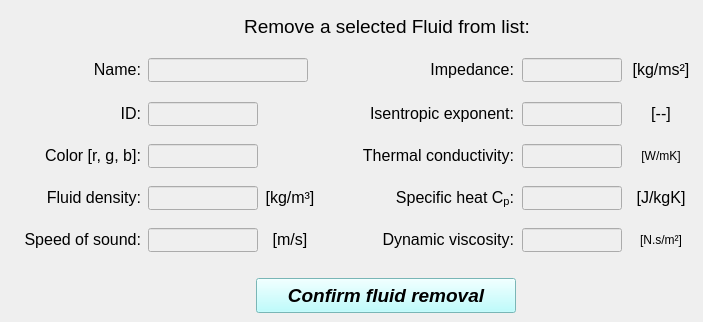
    <widget class="QWidget" name="tab_remove_fluid">
     <attribute name="title">
      <string>Delete</string>
     </attribute>
     <widget class="QLabel" name="Edit_mat_label_2">
      <property name="geometry">
       <rect>
        <x>202</x>
        <y>12</y>
        <width>370</width>
        <height>30</height>
       </rect>
      </property>
      <property name="minimumSize">
       <size>
        <width>370</width>
        <height>30</height>
       </size>
      </property>
      <property name="maximumSize">
       <size>
        <width>370</width>
        <height>30</height>
       </size>
      </property>
      <property name="font">
       <font>
        <pointsize>11</pointsize>
       </font>
      </property>
      <property name="text">
       <string>&lt;html&gt;&lt;head/&gt;&lt;body&gt;&lt;p align=&quot;center&quot;&gt;&lt;span style=&quot; font-size:14pt; font-style:normal;&quot;&gt;Remove a selected Fluid from list:&lt;/span&gt;&lt;/p&gt;&lt;/body&gt;&lt;/html&gt;</string>
      </property>
      <property name="textFormat">
       <enum>Qt::AutoText</enum>
      </property>
      <property name="alignment">
       <set>Qt::AlignCenter</set>
      </property>
     </widget>
     <widget class="QPushButton" name="pushButton_confirm_fluid_removal">
      <property name="enabled">
       <bool>true</bool>
      </property>
      <property name="geometry">
       <rect>
        <x>256</x>
        <y>278</y>
        <width>260</width>
        <height>35</height>
       </rect>
      </property>
      <property name="minimumSize">
       <size>
        <width>260</width>
        <height>35</height>
       </size>
      </property>
      <property name="maximumSize">
       <size>
        <width>260</width>
        <height>35</height>
       </size>
      </property>
      <property name="font">
       <font>
        <family>Arial</family>
        <pointsize>14</pointsize>
        <weight>75</weight>
        <italic>true</italic>
        <bold>true</bold>
        <stylestrategy>PreferDefault</stylestrategy>
       </font>
      </property>
      <property name="cursor">
       <cursorShape>ArrowCursor</cursorShape>
      </property>
      <property name="layoutDirection">
       <enum>Qt::LeftToRight</enum>
      </property>
      <property name="autoFillBackground">
       <bool>false</bool>
      </property>
      <property name="styleSheet">
       <string notr="true">background-color: rgb(170, 255, 255);</string>
      </property>
      <property name="text">
       <string>Confirm fluid removal</string>
      </property>
      <property name="shortcut">
       <string>Shift+A</string>
      </property>
      <property name="checkable">
       <bool>false</bool>
      </property>
      <property name="autoDefault">
       <bool>true</bool>
      </property>
      <property name="default">
       <bool>false</bool>
      </property>
      <property name="flat">
       <bool>false</bool>
      </property>
     </widget>
     <widget class="QLineEdit" name="lineEdit_fluid_density_remove">
      <property name="enabled">
       <bool>false</bool>
      </property>
      <property name="geometry">
       <rect>
        <x>148</x>
        <y>186</y>
        <width>110</width>
        <height>24</height>
       </rect>
      </property>
      <property name="minimumSize">
       <size>
        <width>110</width>
        <height>24</height>
       </size>
      </property>
      <property name="maximumSize">
       <size>
        <width>110</width>
        <height>24</height>
       </size>
      </property>
      <property name="font">
       <font>
        <family>Arial</family>
        <pointsize>11</pointsize>
        <weight>75</weight>
        <italic>false</italic>
        <bold>true</bold>
       </font>
      </property>
      <property name="alignment">
       <set>Qt::AlignCenter</set>
      </property>
     </widget>
     <widget class="QLineEdit" name="lineEdit_impedance_remove">
      <property name="enabled">
       <bool>false</bool>
      </property>
      <property name="geometry">
       <rect>
        <x>522</x>
        <y>58</y>
        <width>100</width>
        <height>24</height>
       </rect>
      </property>
      <property name="minimumSize">
       <size>
        <width>100</width>
        <height>24</height>
       </size>
      </property>
      <property name="maximumSize">
       <size>
        <width>100</width>
        <height>24</height>
       </size>
      </property>
      <property name="font">
       <font>
        <family>Arial</family>
        <pointsize>11</pointsize>
        <weight>75</weight>
        <italic>false</italic>
        <bold>true</bold>
       </font>
      </property>
      <property name="alignment">
       <set>Qt::AlignCenter</set>
      </property>
     </widget>
     <widget class="QLabel" name="coefficient_mK_11">
      <property name="geometry">
       <rect>
        <x>628</x>
        <y>228</y>
        <width>66</width>
        <height>24</height>
       </rect>
      </property>
      <property name="minimumSize">
       <size>
        <width>66</width>
        <height>24</height>
       </size>
      </property>
      <property name="maximumSize">
       <size>
        <width>66</width>
        <height>24</height>
       </size>
      </property>
      <property name="text">
       <string>&lt;html&gt;&lt;head/&gt;&lt;body&gt;&lt;p align=&quot;center&quot;&gt;&lt;span style=&quot; font-style:normal;&quot;&gt;[N.s/m²]&lt;/span&gt;&lt;/p&gt;&lt;/body&gt;&lt;/html&gt;</string>
      </property>
     </widget>
     <widget class="QLabel" name="Name_label_3">
      <property name="geometry">
       <rect>
        <x>6</x>
        <y>58</y>
        <width>135</width>
        <height>24</height>
       </rect>
      </property>
      <property name="minimumSize">
       <size>
        <width>135</width>
        <height>24</height>
       </size>
      </property>
      <property name="maximumSize">
       <size>
        <width>135</width>
        <height>24</height>
       </size>
      </property>
      <property name="text">
       <string>&lt;html&gt;&lt;head/&gt;&lt;body&gt;&lt;p align=&quot;right&quot;&gt;&lt;span style=&quot; font-size:12pt; font-style:normal;&quot;&gt;Name:&lt;/span&gt;&lt;/p&gt;&lt;/body&gt;&lt;/html&gt;</string>
      </property>
      <property name="alignment">
       <set>Qt::AlignCenter</set>
      </property>
     </widget>
     <widget class="QLabel" name="density_label_19">
      <property name="geometry">
       <rect>
        <x>260</x>
        <y>186</y>
        <width>60</width>
        <height>24</height>
       </rect>
      </property>
      <property name="minimumSize">
       <size>
        <width>60</width>
        <height>24</height>
       </size>
      </property>
      <property name="maximumSize">
       <size>
        <width>60</width>
        <height>24</height>
       </size>
      </property>
      <property name="text">
       <string>&lt;html&gt;&lt;head/&gt;&lt;body&gt;&lt;p&gt;&lt;span style=&quot; font-size:12pt; font-style:normal;&quot;&gt;[kg/m³]&lt;/span&gt;&lt;/p&gt;&lt;/body&gt;&lt;/html&gt;</string>
      </property>
      <property name="alignment">
       <set>Qt::AlignCenter</set>
      </property>
     </widget>
     <widget class="QLabel" name="density_label_20">
      <property name="geometry">
       <rect>
        <x>260</x>
        <y>228</y>
        <width>60</width>
        <height>24</height>
       </rect>
      </property>
      <property name="minimumSize">
       <size>
        <width>60</width>
        <height>24</height>
       </size>
      </property>
      <property name="maximumSize">
       <size>
        <width>60</width>
        <height>24</height>
       </size>
      </property>
      <property name="text">
       <string>&lt;html&gt;&lt;head/&gt;&lt;body&gt;&lt;p&gt;&lt;span style=&quot; font-size:12pt; font-style:normal;&quot;&gt;[m/s]&lt;/span&gt;&lt;/p&gt;&lt;/body&gt;&lt;/html&gt;</string>
      </property>
      <property name="alignment">
       <set>Qt::AlignCenter</set>
      </property>
     </widget>
     <widget class="QLineEdit" name="lineEdit_color_remove">
      <property name="enabled">
       <bool>false</bool>
      </property>
      <property name="geometry">
       <rect>
        <x>148</x>
        <y>144</y>
        <width>110</width>
        <height>24</height>
       </rect>
      </property>
      <property name="minimumSize">
       <size>
        <width>110</width>
        <height>24</height>
       </size>
      </property>
      <property name="maximumSize">
       <size>
        <width>110</width>
        <height>24</height>
       </size>
      </property>
      <property name="font">
       <font>
        <family>Arial</family>
        <pointsize>11</pointsize>
        <weight>75</weight>
        <italic>false</italic>
        <bold>true</bold>
       </font>
      </property>
      <property name="alignment">
       <set>Qt::AlignCenter</set>
      </property>
     </widget>
     <widget class="QLabel" name="coefficient_mK_12">
      <property name="geometry">
       <rect>
        <x>628</x>
        <y>102</y>
        <width>66</width>
        <height>24</height>
       </rect>
      </property>
      <property name="minimumSize">
       <size>
        <width>66</width>
        <height>24</height>
       </size>
      </property>
      <property name="maximumSize">
       <size>
        <width>66</width>
        <height>24</height>
       </size>
      </property>
      <property name="text">
       <string>&lt;html&gt;&lt;head/&gt;&lt;body&gt;&lt;p align=&quot;center&quot;&gt;&lt;span style=&quot; font-size:12pt; font-style:normal;&quot;&gt;[--]&lt;/span&gt;&lt;/p&gt;&lt;/body&gt;&lt;/html&gt;</string>
      </property>
     </widget>
     <widget class="QLabel" name="YoungMod_label_3">
      <property name="geometry">
       <rect>
        <x>6</x>
        <y>228</y>
        <width>135</width>
        <height>24</height>
       </rect>
      </property>
      <property name="minimumSize">
       <size>
        <width>135</width>
        <height>24</height>
       </size>
      </property>
      <property name="maximumSize">
       <size>
        <width>135</width>
        <height>24</height>
       </size>
      </property>
      <property name="font">
       <font>
        <italic>false</italic>
       </font>
      </property>
      <property name="text">
       <string>&lt;html&gt;&lt;head/&gt;&lt;body&gt;&lt;p align=&quot;right&quot;&gt;&lt;span style=&quot; font-size:12pt;&quot;&gt;Speed of sound:&lt;/span&gt;&lt;/p&gt;&lt;/body&gt;&lt;/html&gt;</string>
      </property>
      <property name="alignment">
       <set>Qt::AlignCenter</set>
      </property>
     </widget>
     <widget class="QLabel" name="coefficient_mK_3">
      <property name="geometry">
       <rect>
        <x>354</x>
        <y>228</y>
        <width>160</width>
        <height>24</height>
       </rect>
      </property>
      <property name="minimumSize">
       <size>
        <width>160</width>
        <height>24</height>
       </size>
      </property>
      <property name="maximumSize">
       <size>
        <width>160</width>
        <height>24</height>
       </size>
      </property>
      <property name="text">
       <string>&lt;html&gt;&lt;head/&gt;&lt;body&gt;&lt;p align=&quot;right&quot;&gt;&lt;span style=&quot; font-size:12pt; font-style:normal;&quot;&gt;Dynamic viscosity:&lt;/span&gt;&lt;/p&gt;&lt;/body&gt;&lt;/html&gt;</string>
      </property>
     </widget>
     <widget class="QLabel" name="ID_label_3">
      <property name="geometry">
       <rect>
        <x>6</x>
        <y>102</y>
        <width>135</width>
        <height>24</height>
       </rect>
      </property>
      <property name="minimumSize">
       <size>
        <width>135</width>
        <height>24</height>
       </size>
      </property>
      <property name="maximumSize">
       <size>
        <width>135</width>
        <height>24</height>
       </size>
      </property>
      <property name="text">
       <string>&lt;html&gt;&lt;head/&gt;&lt;body&gt;&lt;p align=&quot;right&quot;&gt;&lt;span style=&quot; font-size:12pt; font-style:normal;&quot;&gt;ID:&lt;/span&gt;&lt;/p&gt;&lt;/body&gt;&lt;/html&gt;</string>
      </property>
      <property name="alignment">
       <set>Qt::AlignCenter</set>
      </property>
     </widget>
     <widget class="QLineEdit" name="lineEdit_name_remove">
      <property name="enabled">
       <bool>false</bool>
      </property>
      <property name="geometry">
       <rect>
        <x>148</x>
        <y>58</y>
        <width>160</width>
        <height>24</height>
       </rect>
      </property>
      <property name="minimumSize">
       <size>
        <width>160</width>
        <height>24</height>
       </size>
      </property>
      <property name="maximumSize">
       <size>
        <width>160</width>
        <height>24</height>
       </size>
      </property>
      <property name="font">
       <font>
        <family>Arial</family>
        <pointsize>11</pointsize>
        <weight>75</weight>
        <italic>false</italic>
        <bold>true</bold>
       </font>
      </property>
      <property name="alignment">
       <set>Qt::AlignCenter</set>
      </property>
     </widget>
     <widget class="QLineEdit" name="lineEdit_specific_heat_Cp_remove">
      <property name="enabled">
       <bool>false</bool>
      </property>
      <property name="geometry">
       <rect>
        <x>522</x>
        <y>186</y>
        <width>100</width>
        <height>24</height>
       </rect>
      </property>
      <property name="minimumSize">
       <size>
        <width>100</width>
        <height>24</height>
       </size>
      </property>
      <property name="maximumSize">
       <size>
        <width>100</width>
        <height>24</height>
       </size>
      </property>
      <property name="font">
       <font>
        <family>Arial</family>
        <pointsize>11</pointsize>
        <weight>75</weight>
        <italic>false</italic>
        <bold>true</bold>
       </font>
      </property>
      <property name="alignment">
       <set>Qt::AlignCenter</set>
      </property>
     </widget>
     <widget class="QLabel" name="poisson_label_13">
      <property name="geometry">
       <rect>
        <x>344</x>
        <y>144</y>
        <width>170</width>
        <height>24</height>
       </rect>
      </property>
      <property name="minimumSize">
       <size>
        <width>170</width>
        <height>24</height>
       </size>
      </property>
      <property name="maximumSize">
       <size>
        <width>170</width>
        <height>24</height>
       </size>
      </property>
      <property name="text">
       <string>&lt;html&gt;&lt;head/&gt;&lt;body&gt;&lt;p align=&quot;right&quot;&gt;&lt;span style=&quot; font-size:12pt; font-style:normal;&quot;&gt;Thermal conductivity:&lt;/span&gt;&lt;/p&gt;&lt;/body&gt;&lt;/html&gt;</string>
      </property>
     </widget>
     <widget class="QLabel" name="YoungMod_label_10">
      <property name="geometry">
       <rect>
        <x>344</x>
        <y>102</y>
        <width>170</width>
        <height>24</height>
       </rect>
      </property>
      <property name="minimumSize">
       <size>
        <width>170</width>
        <height>24</height>
       </size>
      </property>
      <property name="maximumSize">
       <size>
        <width>170</width>
        <height>24</height>
       </size>
      </property>
      <property name="font">
       <font>
        <italic>false</italic>
       </font>
      </property>
      <property name="text">
       <string>&lt;html&gt;&lt;head/&gt;&lt;body&gt;&lt;p align=&quot;right&quot;&gt;&lt;span style=&quot; font-size:12pt;&quot;&gt;Isentropic exponent:&lt;/span&gt;&lt;/p&gt;&lt;/body&gt;&lt;/html&gt;</string>
      </property>
     </widget>
     <widget class="QLabel" name="density_label_3">
      <property name="geometry">
       <rect>
        <x>6</x>
        <y>186</y>
        <width>135</width>
        <height>24</height>
       </rect>
      </property>
      <property name="minimumSize">
       <size>
        <width>135</width>
        <height>24</height>
       </size>
      </property>
      <property name="maximumSize">
       <size>
        <width>135</width>
        <height>24</height>
       </size>
      </property>
      <property name="text">
       <string>&lt;html&gt;&lt;head/&gt;&lt;body&gt;&lt;p align=&quot;right&quot;&gt;&lt;span style=&quot; font-size:12pt; font-style:normal;&quot;&gt;Fluid density:&lt;/span&gt;&lt;/p&gt;&lt;/body&gt;&lt;/html&gt;</string>
      </property>
      <property name="alignment">
       <set>Qt::AlignCenter</set>
      </property>
     </widget>
     <widget class="QLabel" name="density_label_10">
      <property name="geometry">
       <rect>
        <x>628</x>
        <y>186</y>
        <width>66</width>
        <height>24</height>
       </rect>
      </property>
      <property name="minimumSize">
       <size>
        <width>66</width>
        <height>24</height>
       </size>
      </property>
      <property name="maximumSize">
       <size>
        <width>66</width>
        <height>24</height>
       </size>
      </property>
      <property name="text">
       <string>&lt;html&gt;&lt;head/&gt;&lt;body&gt;&lt;p align=&quot;center&quot;&gt;&lt;span style=&quot; font-size:12pt; font-style:normal;&quot;&gt;[J/kgK]&lt;/span&gt;&lt;/p&gt;&lt;/body&gt;&lt;/html&gt;</string>
      </property>
     </widget>
     <widget class="QLineEdit" name="lineEdit_dynamic_viscosity_remove">
      <property name="enabled">
       <bool>false</bool>
      </property>
      <property name="geometry">
       <rect>
        <x>522</x>
        <y>228</y>
        <width>100</width>
        <height>24</height>
       </rect>
      </property>
      <property name="minimumSize">
       <size>
        <width>100</width>
        <height>24</height>
       </size>
      </property>
      <property name="maximumSize">
       <size>
        <width>100</width>
        <height>24</height>
       </size>
      </property>
      <property name="font">
       <font>
        <family>Arial</family>
        <pointsize>11</pointsize>
        <weight>75</weight>
        <italic>false</italic>
        <bold>true</bold>
       </font>
      </property>
      <property name="alignment">
       <set>Qt::AlignCenter</set>
      </property>
     </widget>
     <widget class="QLineEdit" name="lineEdit_thermal_conductivity_remove">
      <property name="enabled">
       <bool>false</bool>
      </property>
      <property name="geometry">
       <rect>
        <x>522</x>
        <y>144</y>
        <width>100</width>
        <height>24</height>
       </rect>
      </property>
      <property name="minimumSize">
       <size>
        <width>100</width>
        <height>24</height>
       </size>
      </property>
      <property name="maximumSize">
       <size>
        <width>100</width>
        <height>24</height>
       </size>
      </property>
      <property name="font">
       <font>
        <family>Arial</family>
        <pointsize>11</pointsize>
        <weight>75</weight>
        <italic>false</italic>
        <bold>true</bold>
       </font>
      </property>
      <property name="alignment">
       <set>Qt::AlignCenter</set>
      </property>
     </widget>
     <widget class="QLabel" name="poisson_label_9">
      <property name="geometry">
       <rect>
        <x>384</x>
        <y>58</y>
        <width>130</width>
        <height>24</height>
       </rect>
      </property>
      <property name="minimumSize">
       <size>
        <width>130</width>
        <height>24</height>
       </size>
      </property>
      <property name="maximumSize">
       <size>
        <width>130</width>
        <height>24</height>
       </size>
      </property>
      <property name="text">
       <string>&lt;html&gt;&lt;head/&gt;&lt;body&gt;&lt;p align=&quot;right&quot;&gt;&lt;span style=&quot; font-size:12pt; font-style:normal;&quot;&gt;Impedance:&lt;/span&gt;&lt;/p&gt;&lt;/body&gt;&lt;/html&gt;</string>
      </property>
     </widget>
     <widget class="QLabel" name="density_label_21">
      <property name="geometry">
       <rect>
        <x>628</x>
        <y>58</y>
        <width>66</width>
        <height>24</height>
       </rect>
      </property>
      <property name="minimumSize">
       <size>
        <width>66</width>
        <height>24</height>
       </size>
      </property>
      <property name="maximumSize">
       <size>
        <width>66</width>
        <height>24</height>
       </size>
      </property>
      <property name="text">
       <string>&lt;html&gt;&lt;head/&gt;&lt;body&gt;&lt;p&gt;&lt;span style=&quot; font-size:12pt; font-style:normal;&quot;&gt;[kg/ms²]&lt;/span&gt;&lt;/p&gt;&lt;/body&gt;&lt;/html&gt;</string>
      </property>
      <property name="alignment">
       <set>Qt::AlignCenter</set>
      </property>
     </widget>
     <widget class="QLabel" name="density_label_22">
      <property name="geometry">
       <rect>
        <x>364</x>
        <y>186</y>
        <width>150</width>
        <height>24</height>
       </rect>
      </property>
      <property name="minimumSize">
       <size>
        <width>150</width>
        <height>24</height>
       </size>
      </property>
      <property name="maximumSize">
       <size>
        <width>150</width>
        <height>24</height>
       </size>
      </property>
      <property name="text">
       <string>&lt;html&gt;&lt;head/&gt;&lt;body&gt;&lt;p align=&quot;right&quot;&gt;&lt;span style=&quot; font-size:12pt; font-style:normal;&quot;&gt;Specific heat C&lt;/span&gt;&lt;span style=&quot; font-size:12pt; font-style:normal; vertical-align:sub;&quot;&gt;p&lt;/span&gt;&lt;span style=&quot; font-size:12pt; font-style:normal;&quot;&gt;:&lt;/span&gt;&lt;/p&gt;&lt;/body&gt;&lt;/html&gt;</string>
      </property>
     </widget>
     <widget class="QLineEdit" name="lineEdit_speed_of_sound_remove">
      <property name="enabled">
       <bool>false</bool>
      </property>
      <property name="geometry">
       <rect>
        <x>148</x>
        <y>228</y>
        <width>110</width>
        <height>24</height>
       </rect>
      </property>
      <property name="minimumSize">
       <size>
        <width>110</width>
        <height>24</height>
       </size>
      </property>
      <property name="maximumSize">
       <size>
        <width>110</width>
        <height>24</height>
       </size>
      </property>
      <property name="font">
       <font>
        <family>Arial</family>
        <pointsize>11</pointsize>
        <weight>75</weight>
        <italic>false</italic>
        <bold>true</bold>
       </font>
      </property>
      <property name="alignment">
       <set>Qt::AlignCenter</set>
      </property>
     </widget>
     <widget class="QLineEdit" name="lineEdit_id_remove">
      <property name="enabled">
       <bool>false</bool>
      </property>
      <property name="geometry">
       <rect>
        <x>148</x>
        <y>102</y>
        <width>110</width>
        <height>24</height>
       </rect>
      </property>
      <property name="minimumSize">
       <size>
        <width>110</width>
        <height>24</height>
       </size>
      </property>
      <property name="maximumSize">
       <size>
        <width>110</width>
        <height>24</height>
       </size>
      </property>
      <property name="font">
       <font>
        <family>Arial</family>
        <pointsize>11</pointsize>
        <weight>75</weight>
        <italic>false</italic>
        <bold>true</bold>
       </font>
      </property>
      <property name="alignment">
       <set>Qt::AlignCenter</set>
      </property>
     </widget>
     <widget class="QLabel" name="color_label_4">
      <property name="geometry">
       <rect>
        <x>6</x>
        <y>144</y>
        <width>135</width>
        <height>24</height>
       </rect>
      </property>
      <property name="minimumSize">
       <size>
        <width>135</width>
        <height>24</height>
       </size>
      </property>
      <property name="maximumSize">
       <size>
        <width>135</width>
        <height>24</height>
       </size>
      </property>
      <property name="text">
       <string>&lt;html&gt;&lt;head/&gt;&lt;body&gt;&lt;p align=&quot;right&quot;&gt;&lt;span style=&quot; font-size:12pt; font-style:normal;&quot;&gt;Color [r, g, b]:&lt;/span&gt;&lt;/p&gt;&lt;/body&gt;&lt;/html&gt;</string>
      </property>
      <property name="alignment">
       <set>Qt::AlignCenter</set>
      </property>
     </widget>
     <widget class="QLineEdit" name="lineEdit_isentropic_exponent_remove">
      <property name="enabled">
       <bool>false</bool>
      </property>
      <property name="geometry">
       <rect>
        <x>522</x>
        <y>102</y>
        <width>100</width>
        <height>24</height>
       </rect>
      </property>
      <property name="minimumSize">
       <size>
        <width>100</width>
        <height>24</height>
       </size>
      </property>
      <property name="maximumSize">
       <size>
        <width>100</width>
        <height>24</height>
       </size>
      </property>
      <property name="font">
       <font>
        <family>Arial</family>
        <pointsize>11</pointsize>
        <weight>75</weight>
        <italic>false</italic>
        <bold>true</bold>
       </font>
      </property>
      <property name="alignment">
       <set>Qt::AlignCenter</set>
      </property>
     </widget>
     <widget class="QLabel" name="poisson_label_10">
      <property name="geometry">
       <rect>
        <x>628</x>
        <y>144</y>
        <width>66</width>
        <height>24</height>
       </rect>
      </property>
      <property name="minimumSize">
       <size>
        <width>66</width>
        <height>24</height>
       </size>
      </property>
      <property name="maximumSize">
       <size>
        <width>66</width>
        <height>24</height>
       </size>
      </property>
      <property name="text">
       <string>&lt;html&gt;&lt;head/&gt;&lt;body&gt;&lt;p align=&quot;center&quot;&gt;&lt;span style=&quot; font-style:normal;&quot;&gt;[W/mK]&lt;/span&gt;&lt;/p&gt;&lt;/body&gt;&lt;/html&gt;</string>
      </property>
     </widget>
    </widget>
